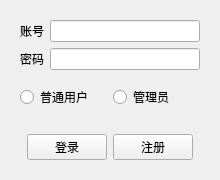
<?xml version="1.0" encoding="UTF-8"?>
<ui version="4.0">
 <class>LoginWidget</class>
 <widget class="QWidget" name="LoginWidget">
  <property name="geometry">
   <rect>
    <x>0</x>
    <y>0</y>
    <width>220</width>
    <height>180</height>
   </rect>
  </property>
  <property name="windowTitle">
   <string>LoginWidget</string>
  </property>
  <layout class="QVBoxLayout" name="verticalLayout">
   <item>
    <widget class="QWidget" name="widget" native="true">
     <property name="sizePolicy">
      <sizepolicy hsizetype="Preferred" vsizetype="Fixed">
       <horstretch>0</horstretch>
       <verstretch>0</verstretch>
      </sizepolicy>
     </property>
     <layout class="QGridLayout" name="gridLayout">
      <property name="bottomMargin">
       <number>0</number>
      </property>
      <item row="0" column="1">
       <widget class="QLineEdit" name="nameEdit"/>
      </item>
      <item row="0" column="0">
       <widget class="QLabel" name="label">
        <property name="text">
         <string>账号</string>
        </property>
       </widget>
      </item>
      <item row="2" column="1">
       <widget class="QLineEdit" name="passwordEdit">
        <property name="echoMode">
         <enum>QLineEdit::Password</enum>
        </property>
       </widget>
      </item>
      <item row="2" column="0">
       <widget class="QLabel" name="label_2">
        <property name="text">
         <string>密码</string>
        </property>
       </widget>
      </item>
     </layout>
    </widget>
   </item>
   <item>
    <widget class="QWidget" name="widget_3" native="true">
     <layout class="QHBoxLayout" name="horizontalLayout_2">
      <item>
       <widget class="QRadioButton" name="normalBtn">
        <property name="text">
         <string>普通用户</string>
        </property>
       </widget>
      </item>
      <item>
       <widget class="QRadioButton" name="adminBtn">
        <property name="text">
         <string>管理员</string>
        </property>
       </widget>
      </item>
     </layout>
    </widget>
   </item>
   <item>
    <widget class="QWidget" name="widget_2" native="true">
     <property name="sizePolicy">
      <sizepolicy hsizetype="Preferred" vsizetype="Fixed">
       <horstretch>0</horstretch>
       <verstretch>0</verstretch>
      </sizepolicy>
     </property>
     <layout class="QHBoxLayout" name="horizontalLayout">
      <property name="topMargin">
       <number>9</number>
      </property>
      <item>
       <spacer name="horizontalSpacer">
        <property name="orientation">
         <enum>Qt::Horizontal</enum>
        </property>
        <property name="sizeHint" stdset="0">
         <size>
          <width>40</width>
          <height>20</height>
         </size>
        </property>
       </spacer>
      </item>
      <item>
       <widget class="QPushButton" name="loginBtn">
        <property name="text">
         <string>登录</string>
        </property>
       </widget>
      </item>
      <item>
       <widget class="QPushButton" name="registerBtn">
        <property name="text">
         <string>注册</string>
        </property>
       </widget>
      </item>
      <item>
       <spacer name="horizontalSpacer_2">
        <property name="orientation">
         <enum>Qt::Horizontal</enum>
        </property>
        <property name="sizeHint" stdset="0">
         <size>
          <width>40</width>
          <height>20</height>
         </size>
        </property>
       </spacer>
      </item>
     </layout>
    </widget>
   </item>
  </layout>
 </widget>
 <resources/>
 <connections/>
</ui>
